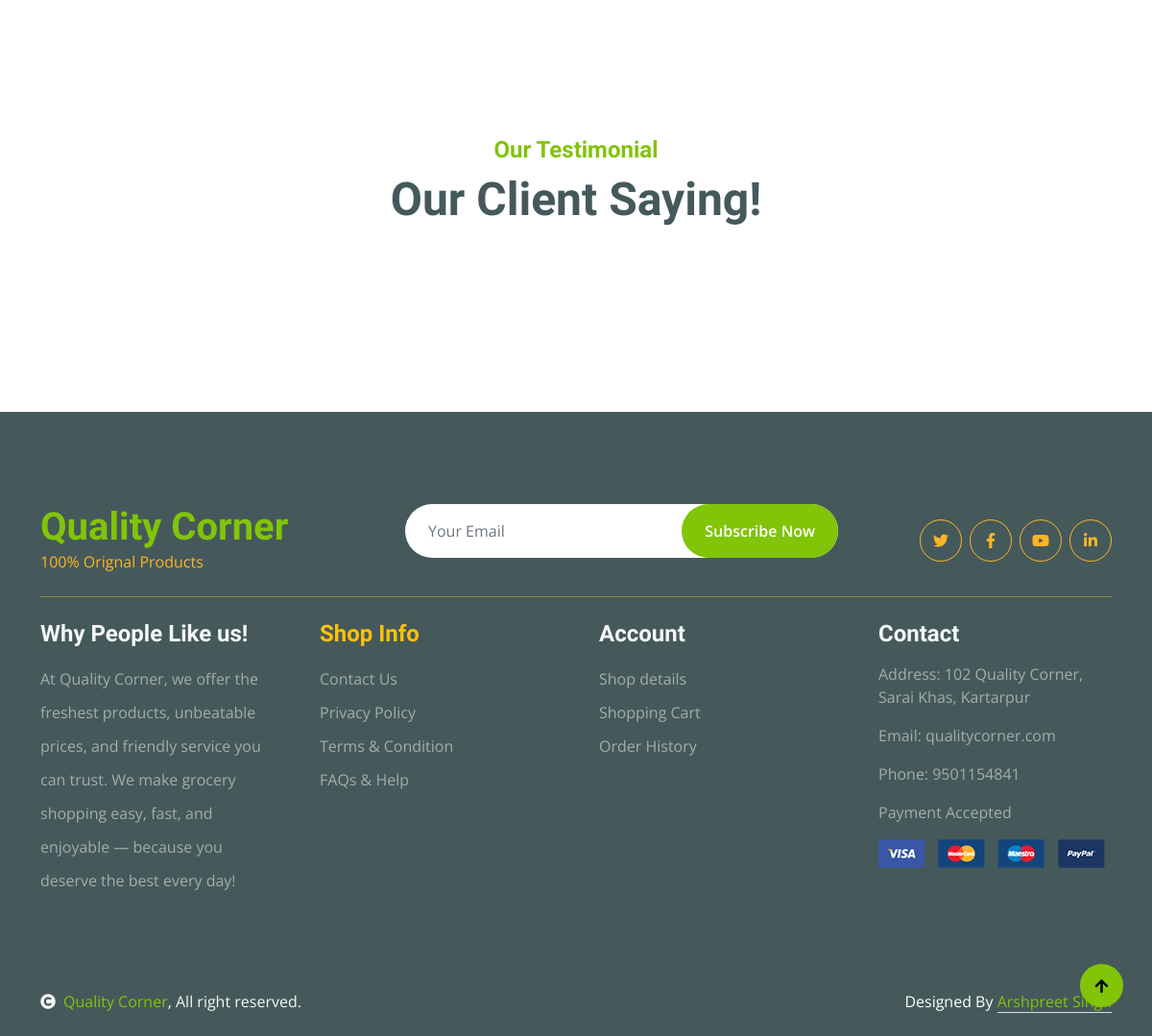
Before: / (lower part) with the older database file.
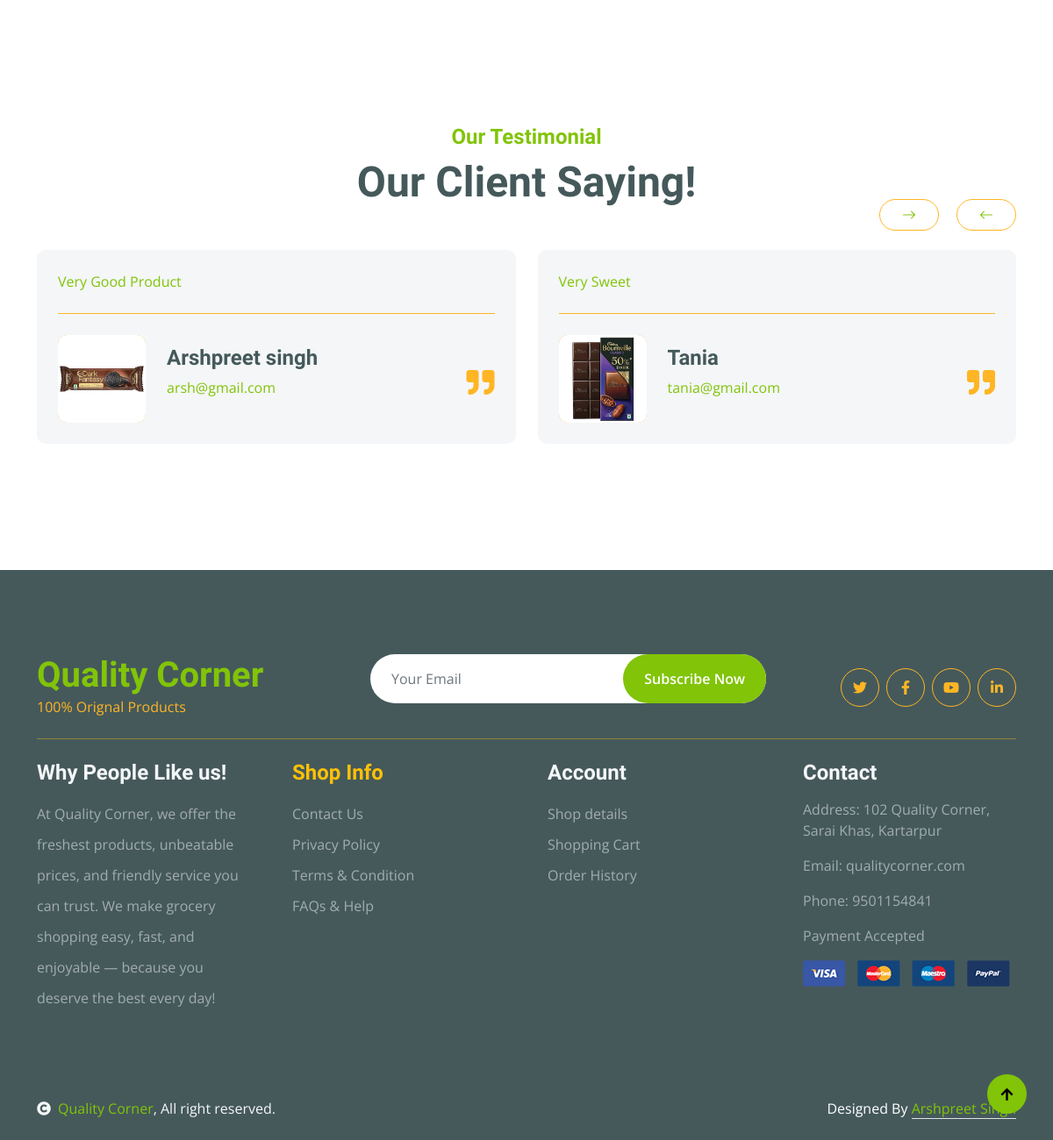
After: the same page with the newer database file.
### tables this page shows
CREATE TABLE `review` (
  `id` int(11) NOT NULL,
  `Name` varchar(50) NOT NULL,
  `email` varchar(50) NOT NULL,
  `product_id` varchar(50) NOT NULL,
  `reviews` longtext NOT NULL,
  `status` varchar(50) NOT NULL DEFAULT 'active',
  `created at` timestamp NOT NULL DEFAULT current_timestamp()
);

CREATE TABLE `products` (
  `id` int(50) NOT NULL,
  `product_name` varchar(100) NOT NULL,
  `price` int(9) NOT NULL,
  `category` varchar(100) NOT NULL,
  `image` varchar(100) NOT NULL,
  `description` longtext NOT NULL,
  `status` varchar(50) NOT NULL DEFAULT 'active',
  `created at` timestamp NOT NULL DEFAULT current_timestamp()
);

### index.php (the view, shortened to what this page needs)
<?php
include("heading.php")
    ?>
            <?php
            include("config.php");
                ?>
<div class="container-fluid py-5">
</div>
<div class="container-fluid testimonial py-5">
    <div class="container py-5">
        <div class="B testimonial-header text-center">
            <h4 class="text-primary">Our Testimonial</h4>
            <h1 class="display-5 mb-5 text-dark">Our Client Saying!</h1>
        </div>
        <div class="C owl-carousel testimonial-carousel">
            <?php
            $rew = "SELECT * FROM `review`  ";
            $rew_res = mysqli_query($db, $rew);
            while ($rew_data = mysqli_fetch_assoc($rew_res)) {
                $pd = $rew_data['product_id'];
                $cate = "SELECT * FROM `products` WHERE id='$pd'";
                $cate_res = mysqli_query($db, $cate);
                $cate_data = mysqli_fetch_assoc($cate_res);
                ?>
                <div class="testimonial-item img-border-radius bg-light rounded p-4">
                    <a href="single_product.php?id=<?php echo $rew_data['product_id'] ?>&cid=<?php echo $cate_data['category'] ?>">
                        <div class="position-relative">
                            <i class="fa fa-quote-right fa-2x text-secondary position-absolute"
                                style="bottom: 30px; right: 0;"></i>
                            <div class="mb-4 pb-4 border-bottom border-secondary">
                                <p class="mb-0"><?php echo $rew_data['reviews'] ?>
                                </p>
                            </div>
                            <div class="d-flex align-items-center flex-nowrap">
                                <div class="bg-secondary rounded">
                                    <img src="images/<?php echo $cate_data['image'] ?>" class="img-fluid rounded" style="width: 100px; height: 100px;"
                                        alt="">
                                </div>
                                <div class="ms-4 d-block">
                                    <h4 class="text-dark"><?php echo $rew_data['Name'] ?></h4>
                                    <p class="m-0 pb-3"><?php echo $rew_data['email'] ?></p>
                                </div>
                            </div>
                        </div>
                    </a>
                </div>
                <?php
            }
            ?>
        </div>
    </div>
</div>
<?php
include("footer.php")
    ?>

Changed rows visible on the page:
added review: reviews "Very Good Product", product.image (picture), Name "Arshpreet singh", email "arsh@gmail.com"
added review: reviews "Very Sweet", product.image (picture), Name "Tania", email "tania@gmail.com"
